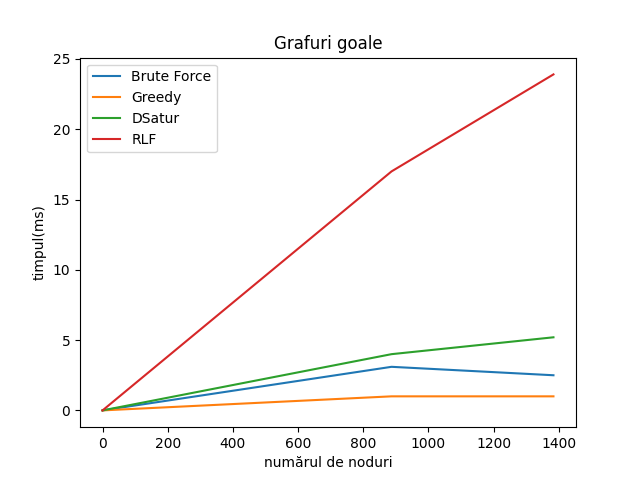

Write the Python code that produced this figure.
import matplotlib.pyplot as plt
import numpy as np 

plt.title("Grafuri goale") 
plt.xlabel("numărul de noduri") 
plt.ylabel("timpul(ms)")

data = np.array([
    [0, 0],
    [887, 3.1],
    [1384, 2.5],
])

data2 = np.array([
    [0, 0],
    [887, 1],
    [1384, 1],
])

data3 = np.array([
    [0, 0],
    [887, 4],
    [1384, 5.2],
])

data4 = np.array([
    [0, 0],
    [887, 17],
    [1384, 23.9],
])

x, y = data.T
plt.plot(x, y, label='Brute Force')

x, y = data2.T
plt.plot(x, y, label='Greedy')

x, y = data3.T
plt.plot(x, y, label='DSatur')

x, y = data4.T
plt.plot(x, y, label='RLF')

plt.legend()


# Save the figure as a png file
plt.savefig('fig1.png')